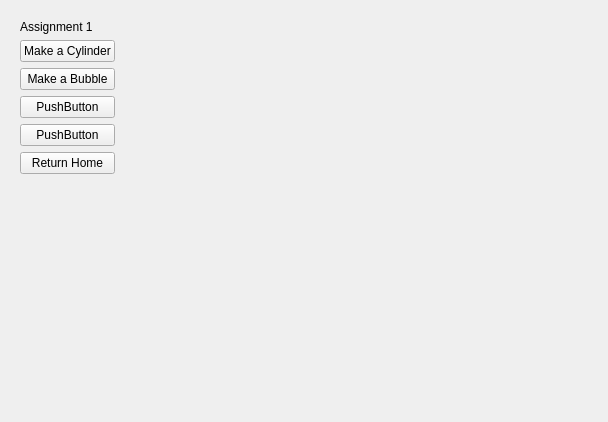
<?xml version="1.0" encoding="UTF-8"?>
<ui version="4.0">
 <class>Form</class>
 <widget class="QWidget" name="Form">
  <property name="geometry">
   <rect>
    <x>0</x>
    <y>0</y>
    <width>608</width>
    <height>422</height>
   </rect>
  </property>
  <property name="windowTitle">
   <string>Form</string>
  </property>
  <layout class="QGridLayout" name="gridLayout">
   <item row="0" column="0">
    <widget class="QWidget" name="controlsBox" native="true">
     <layout class="QVBoxLayout" name="verticalLayout">
      <item>
       <widget class="QLabel" name="label">
        <property name="text">
         <string>Assignment 1</string>
        </property>
       </widget>
      </item>
      <item>
       <widget class="QPushButton" name="exampleBtn">
        <property name="text">
         <string>Make a Cylinder</string>
        </property>
       </widget>
      </item>
      <item>
       <widget class="QPushButton" name="bubble">
        <property name="text">
         <string>Make a Bubble</string>
        </property>
       </widget>
      </item>
      <item>
       <widget class="QPushButton" name="pushButton_2">
        <property name="text">
         <string>PushButton</string>
        </property>
       </widget>
      </item>
      <item>
       <widget class="QPushButton" name="pushButton_3">
        <property name="text">
         <string>PushButton</string>
        </property>
       </widget>
      </item>
      <item>
       <widget class="QPushButton" name="homeBtn">
        <property name="text">
         <string>Return Home</string>
        </property>
       </widget>
      </item>
      <item>
       <spacer name="verticalSpacer">
        <property name="orientation">
         <enum>Qt::Vertical</enum>
        </property>
        <property name="sizeHint" stdset="0">
         <size>
          <width>20</width>
          <height>40</height>
         </size>
        </property>
       </spacer>
      </item>
     </layout>
    </widget>
   </item>
   <item row="0" column="1">
    <spacer name="horizontalSpacer">
     <property name="orientation">
      <enum>Qt::Horizontal</enum>
     </property>
     <property name="sizeHint" stdset="0">
      <size>
       <width>439</width>
       <height>20</height>
      </size>
     </property>
    </spacer>
   </item>
  </layout>
 </widget>
 <resources/>
 <connections/>
</ui>
